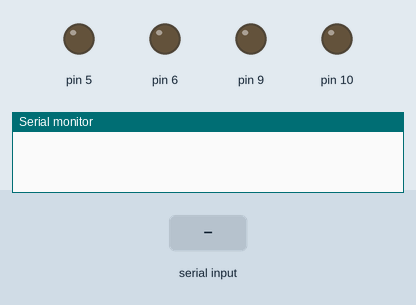
A sketch run on a simulated Arduino Uno, built with avr-gcc and run on an emulated ATmega328P. Parts: output pins drawn as LEDs (lit = HIGH), the last lines printed to the serial monitor. The inputs (shaded band) are chosen by the test bench.

Above: at 1.2 s.
1.3 s: "U" received over Serial
At 1.8 s:
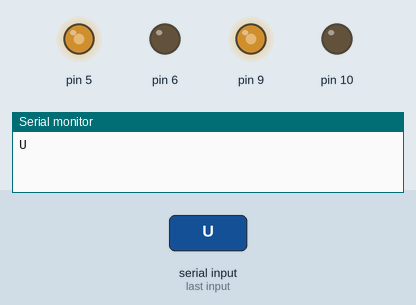
2.8 s: "D" received over Serial
At 4.0 s:
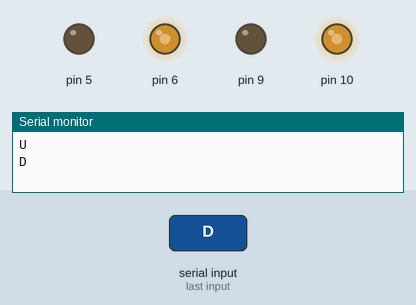
4.3 s: "L" received over Serial
At 5.3 s:
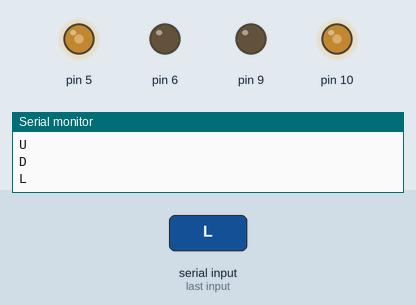
5.8 s: "R" received over Serial
At 6.5 s:
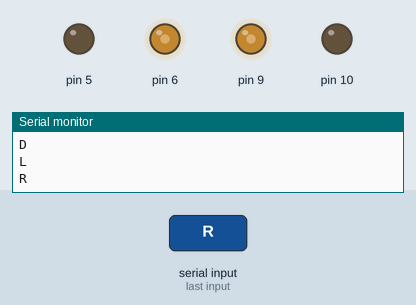
7.3 s: "S" received over Serial
At 7.6 s:
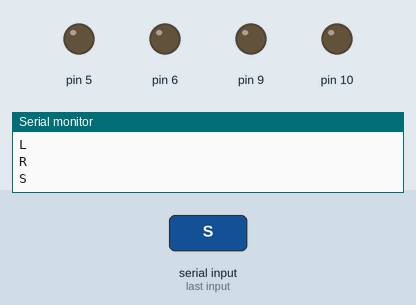
Timing chart, 0 to 9.8 s (numbered marks = the images above; inputs shaded):
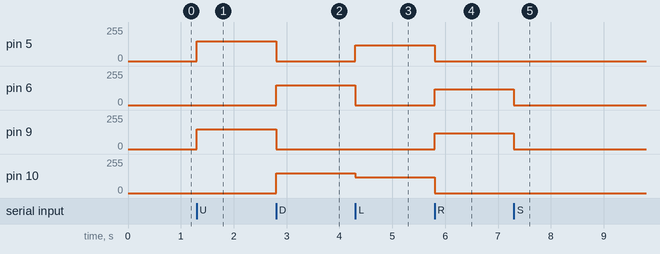

Measured:
- after the input at 1.3 s, pin 5, pin 9: 0/255 → 150/255 at once
- after the input at 2.8 s, pin 5, pin 9: 150/255 → 0/255 at once; pin 6, pin 10: 0/255 → 150/255 at once
- after the input at 4.3 s, pin 5: 0/255 → 120/255 at once; pin 6: 150/255 → 0/255 at once; pin 10: 150/255 → 120/255 at once
- after the input at 5.8 s, pin 5, pin 10: 120/255 → 0/255 at once; pin 6, pin 9: 0/255 → 120/255 at once
- after the input at 7.3 s, pin 6, pin 9: 120/255 → 0/255 at once

The sketch:

gaia10.ino
```cpp
void setup() {
  // Inicializa a transferência de dados com o computador, 9600 Bytes/s
  Serial.begin(9600);
}

void loop() {
  // "Serial" são as portas Rx Tx do Arduino
  if (Serial.available() > 0) {
    char value = Serial.read();
    Serial.println(value);

    if (value == 'U') {
      Forward();
    } else if (value == 'D') {
      Backward();
    } else if (value == 'S') {
      Stop();
    } else if (value == 'L') {
      Left();
    } else if (value == 'R') {
      Right();
    }
  }
}

void Forward() {
  // Roda direita
  analogWrite(5, 150);
  digitalWrite(6, LOW);
  // Roda esquerda
  analogWrite(9, 150);
  digitalWrite(10, LOW);
}
void Backward() {
  analogWrite(6, 150);
  digitalWrite(5, LOW);
  analogWrite(10, 150);
  digitalWrite(9, LOW);
}
void Stop() {
  digitalWrite(5, LOW);
  digitalWrite(6, LOW);
  digitalWrite(9, LOW);
  digitalWrite(10, LOW);
}
void Left() {
  analogWrite(5, 120);
  digitalWrite(6, LOW);
  analogWrite(10, 120);
  digitalWrite(9, LOW);
}
void Right() {
  analogWrite(6, 120);
  digitalWrite(5, LOW);
  analogWrite(9, 120);
  digitalWrite(10, LOW);
}
```
